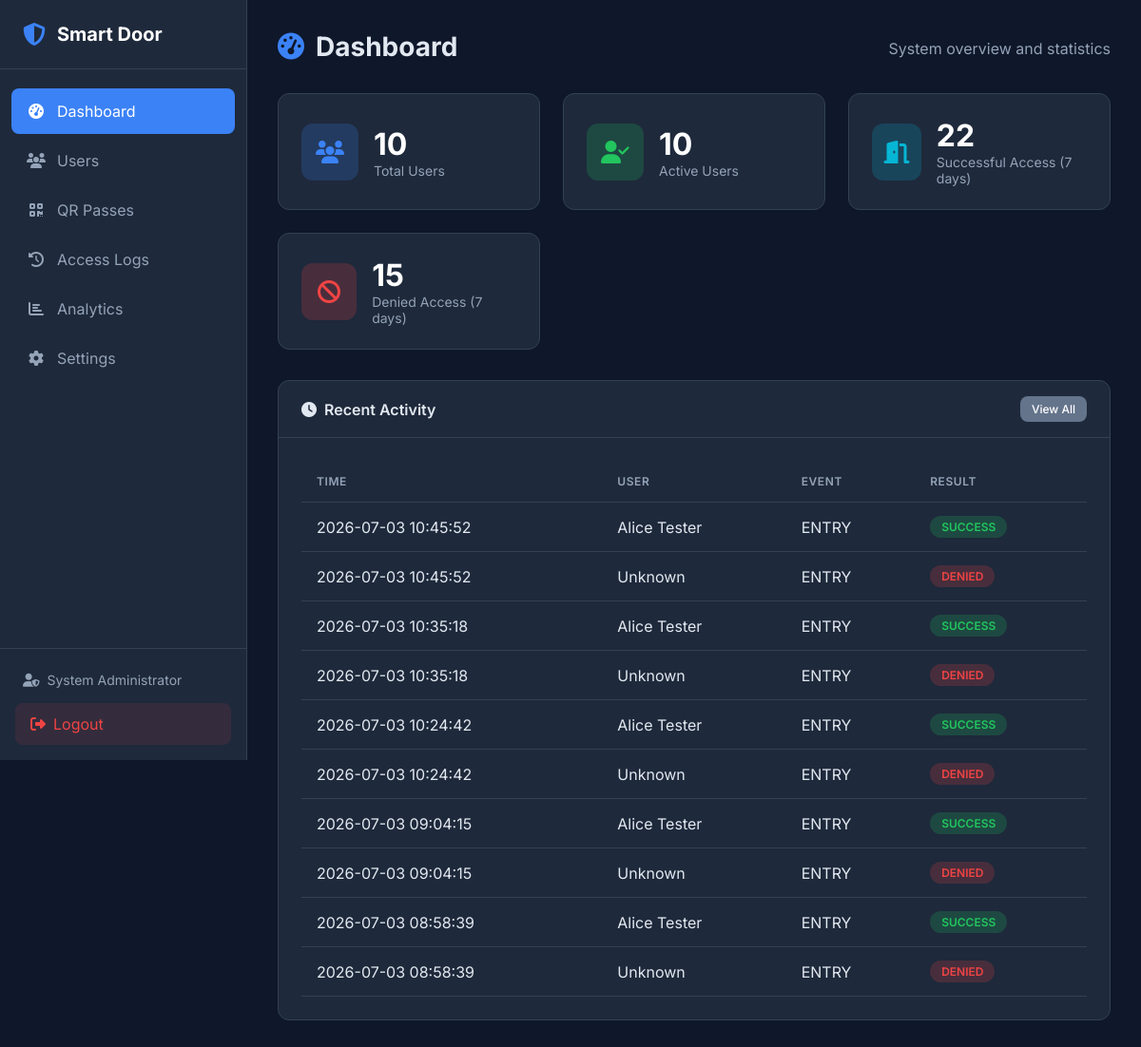
The page /dashboard (signed in) on the database as committed earlier.
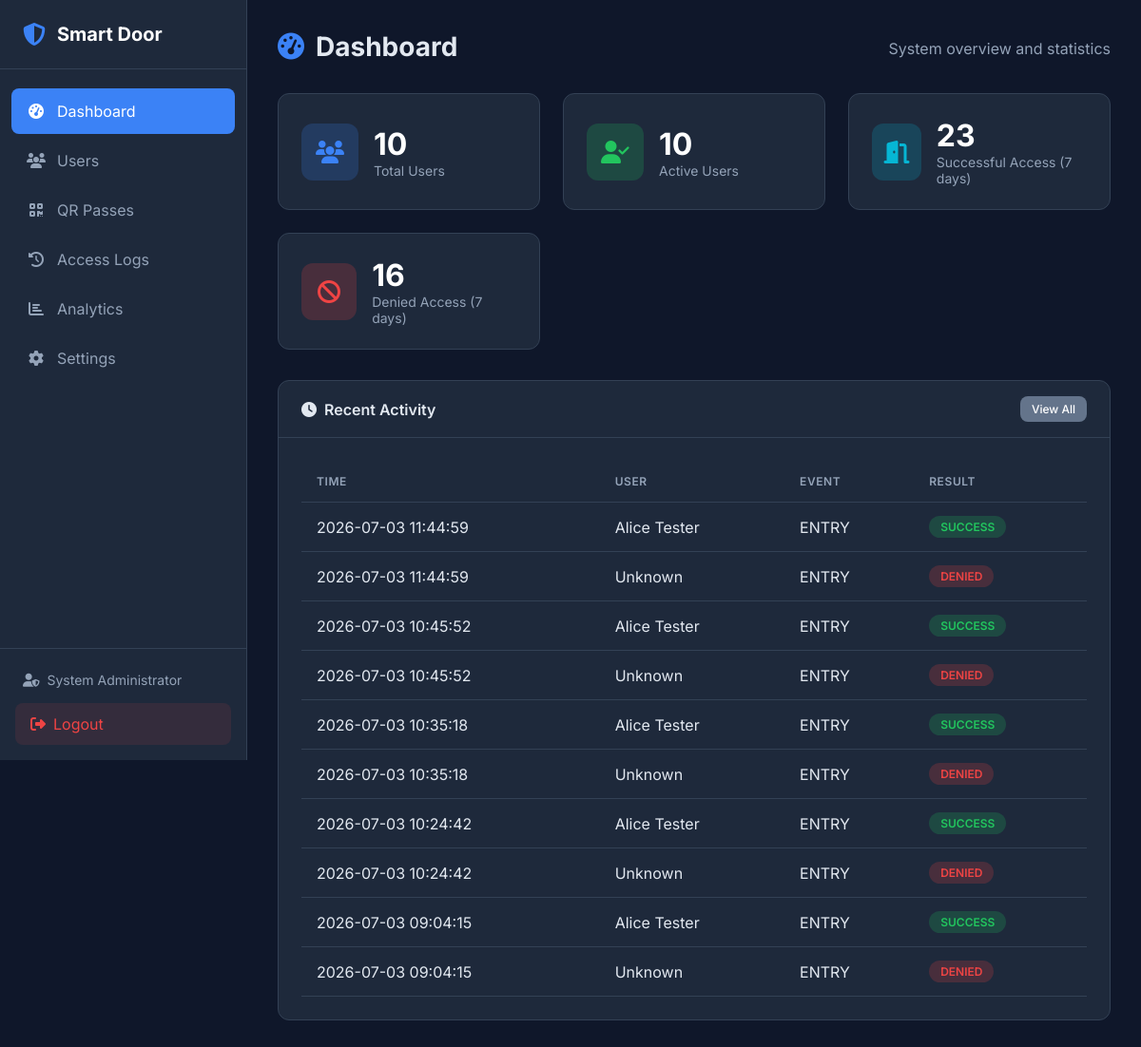
The same page on the database as committed later.
### tables this page shows
CREATE TABLE admin (
    id INTEGER PRIMARY KEY AUTOINCREMENT,
    username VARCHAR(50) UNIQUE NOT NULL,
    password_hash VARCHAR(255) NOT NULL,
    email VARCHAR(100) UNIQUE NOT NULL,
    full_name VARCHAR(100) NOT NULL,
    is_active BOOLEAN DEFAULT 1,
    login_attempts INTEGER DEFAULT 0,
    locked_until DATETIME NULL,
    created_at DATETIME DEFAULT CURRENT_TIMESTAMP,
    updated_at DATETIME DEFAULT CURRENT_TIMESTAMP,
    last_login DATETIME NULL
);

CREATE TABLE access_logs (
    id INTEGER PRIMARY KEY AUTOINCREMENT,
    user_id INTEGER,  -- NULL if unknown person
    employee_id VARCHAR(50),  -- Stored separately for historical reference
    user_name VARCHAR(100),  -- Stored separately for historical reference
    event_type VARCHAR(10) NOT NULL CHECK(event_type IN ('ENTRY', 'EXIT')),
    access_date DATE NOT NULL,
    access_time TIME NOT NULL,
    result VARCHAR(20) NOT NULL CHECK(result IN ('SUCCESS', 'FAILED', 'DENIED')),
    face_match BOOLEAN DEFAULT 0,
    fingerprint_match BOOLEAN DEFAULT 0,
    failure_reason VARCHAR(255),
    confidence_score FLOAT,
    ip_address VARCHAR(45),
    created_at DATETIME DEFAULT CURRENT_TIMESTAMP, qr_token VARCHAR(255) NULL, door VARCHAR(100) DEFAULT 'Main Entrance', camera VARCHAR(100) NULL, reason VARCHAR(255) NULL,
    FOREIGN KEY (user_id) REFERENCES users(id) ON DELETE SET NULL
);

### web/app.py (the view)
@app.route('/dashboard')
@login_required
def dashboard():
    stats = access_log_repo.get_stats(days=7)
    recent_logs = access_log_repo.get_recent_logs(limit=10)
    total_users = len(user_repo.get_all())
    active_users = len(user_repo.get_all(active_only=True))
    return render_template('dashboard.html',
                          stats=stats,
                          recent_logs=recent_logs,
                          total_users=total_users,
                          active_users=active_users)

### database/db_manager.py (called while the page is built, shortened)
    def _get_connection(self) -> sqlite3.Connection:
        return self._local.connection

    def execute(self, query: str, params: tuple = ()) -> sqlite3.Cursor:
        conn = self._get_connection()
        cursor = conn.cursor()
        cursor.execute(query, params)
        return cursor

    def get_by_id(self, admin_id: int) -> Optional[Dict]:
        cursor = self.db.execute(
            "SELECT * FROM admin WHERE id = ?",
            (admin_id,)
        )
        row = cursor.fetchone()
        return dict(row) if row else None

    def get_all(self, active_only: bool = False) -> List[Dict]:
        query = "SELECT * FROM users"
        if active_only:
            query += " WHERE is_active = 1"
        query += " ORDER BY first_name, last_name"
        cursor = self.db.execute(query)
        return [dict(row) for row in cursor.fetchall()]

    def get_recent_logs(self, limit: int = 50) -> List[Dict]:
        cursor = self.db.execute(
            """SELECT * FROM access_logs
               ORDER BY created_at DESC LIMIT ?""",
            (limit,)
        )
        return [dict(row) for row in cursor.fetchall()]

    def get_stats(self, days: int = 7) -> Dict:
        cursor = self.db.execute(
            """SELECT
                COUNT(*) as total,
                SUM(CASE WHEN result = 'SUCCESS' THEN 1 ELSE 0 END) as successful,
                SUM(CASE WHEN result = 'FAILED' THEN 1 ELSE 0 END) as failed,
                SUM(CASE WHEN result = 'DENIED' THEN 1 ELSE 0 END) as denied
               FROM access_logs
               WHERE access_date >= date('now', ?)""",
            (f'-{days} days',)
        )
        row = cursor.fetchone()
        return dict(row) if row else {'total': 0, 'successful': 0, 'failed': 0, 'denied': 0}

### web/app.py (called while the page is built)
def login_required(f):
    @wraps(f)
    def decorated_function(*args, **kwargs):
        if 'admin_id' not in session:
            flash('Please log in to access this page.', 'warning')
            return redirect(url_for('login'))
        admin = admin_repo.get_by_id(session['admin_id'])
        if not admin or not admin.get('is_active', False):
            session.clear()
            flash('Your session has expired.', 'warning')
            return redirect(url_for('login'))
        g.admin = admin
        return f(*args, **kwargs)
    return decorated_function

### web/templates/dashboard.html (shortened to what this page needs)
{% extends "base.html" %}
{% block content %}
<div class="page-header">
    <h1><i class="fas fa-tachometer-alt"></i> Dashboard</h1>
    <p>System overview and statistics</p>
</div>
<div class="stats-grid">
    <div class="stat-card">
        <div class="stat-icon bg-primary">
            <i class="fas fa-users"></i>
        </div>
        <div class="stat-info">
            <h3>{{ total_users }}</h3>
            <p>Total Users</p>
        </div>
    </div>
    <div class="stat-card">
        <div class="stat-icon bg-success">
            <i class="fas fa-user-check"></i>
        </div>
        <div class="stat-info">
            <h3>{{ active_users }}</h3>
            <p>Active Users</p>
        </div>
    </div>
    <div class="stat-card">
        <div class="stat-icon bg-info">
            <i class="fas fa-door-open"></i>
        </div>
        <div class="stat-info">
            <h3>{{ stats.successful or 0 }}</h3>
            <p>Successful Access (7 days)</p>
        </div>
    </div>
    <div class="stat-card">
        <div class="stat-icon bg-danger">
            <i class="fas fa-ban"></i>
        </div>
        <div class="stat-info">
            <h3>{{ stats.denied or 0 }}</h3>
            <p>Denied Access (7 days)</p>
        </div>
    </div>
</div>
<div class="card">
    <div class="card-header">
        <h2><i class="fas fa-clock"></i> Recent Activity</h2>
        <a href="{{ url_for('logs') }}" class="btn btn-sm btn-secondary">View All</a>
    </div>
    <div class="card-body">
        {% if recent_logs %}
        <table class="table">
            <thead>
                <tr>
                    <th>Time</th>
                    <th>User</th>
                    <th>Event</th>
                    <th>Result</th>
                </tr>
            </thead>
            <tbody>
                {% for log in recent_logs %}
                <tr>
                    <td>{{ log.access_date }} {{ log.access_time }}</td>
                    <td>{{ log.user_name or 'Unknown' }}</td>
                    <td>{{ log.event_type }}</td>
                    <td>
                        <span class="badge badge-{{ 'success' if log.result == 'SUCCESS' else 'danger' }}">
                            {{ log.result }}
                        </span>
                    </td>
                </tr>
                {% endfor %}
            </tbody>
        </table>
        {% else %}
        <p class="text-muted">No recent activity</p>
        {% endif %}
    </div>
</div>
{% endblock %}

### web/templates/base.html (shortened to what this page needs)
<!DOCTYPE html>
<html lang="en">
<head>
    <link rel="stylesheet" href="{{ url_for('static', filename='css/style.css') }}">
    <link rel="stylesheet" href="https://cdnjs.cloudflare.com/ajax/libs/font-awesome/6.4.0/css/all.min.css">
</head>
<body>
    {% if session.get('admin_id') %}
    <nav class="sidebar">
        <div class="sidebar-header">
            <i class="fas fa-shield-alt"></i>
            <span>Smart Door</span>
        </div>
        <ul class="nav-menu">
            <li class="nav-item">
                <a href="{{ url_for('dashboard') }}" class="nav-link {% if request.endpoint == 'dashboard' %}active{% endif %}">
                    <i class="fas fa-tachometer-alt"></i>
                    <span>Dashboard</span>
                </a>
            </li>
            <li class="nav-item">
                <a href="{{ url_for('users') }}" class="nav-link {% if request.endpoint and 'user' in request.endpoint %}active{% endif %}">
                    <i class="fas fa-users"></i>
                    <span>Users</span>
                </a>
            </li>
            <li class="nav-item">
                <a href="{{ url_for('qr.dashboard') }}" class="nav-link {% if request.endpoint and 'qr.' in request.endpoint %}active{% endif %}">
                    <i class="fas fa-qrcode"></i>
                    <span>QR Passes</span>
                </a>
            </li>
            <li class="nav-item">
                <a href="{{ url_for('logs') }}" class="nav-link {% if request.endpoint == 'logs' %}active{% endif %}">
                    <i class="fas fa-history"></i>
                    <span>Access Logs</span>
                </a>
            </li>
            <li class="nav-item">
                <a href="{{ url_for('analytics') }}" class="nav-link {% if request.endpoint == 'analytics' %}active{% endif %}">
                    <i class="fas fa-chart-bar"></i>
                    <span>Analytics</span>
                </a>
            </li>
            <li class="nav-item">
                <a href="{{ url_for('settings') }}" class="nav-link {% if request.endpoint == 'settings' %}active{% endif %}">
                    <i class="fas fa-cog"></i>
                    <span>Settings</span>
                </a>
            </li>
        </ul>
        <div class="sidebar-footer">
            <div class="admin-info">
                <i class="fas fa-user-shield"></i>
                <span>{{ session.get('admin_name', 'Admin') }}</span>
            </div>
            <a href="{{ url_for('logout') }}" class="logout-btn">
                <i class="fas fa-sign-out-alt"></i>
                <span>Logout</span>
            </a>
        </div>
    </nav>
    {% endif %}
    <main class="main-content {% if not session.get('admin_id') %}full-width{% endif %}">
        {% block content %}{% endblock %}
    </main>
</body>
</html>

### web/static/css/style.css (style rules this page uses)
:root { --primary: #3b82f6; --primary-dark: #2563eb; --secondary: #64748b; --success: #22c55e; --danger: #ef4444; --warning: #f59e0b; --info: #06b6d4; --dark: #1e293b; --darker: #0f172a; --light: #f1f5f9; --white: #ffffff; --border: #334155; --text: #e2e8f0; --text-muted: #94a3b8; --sidebar-width: 260px; }
* { margin: 0; padding: 0; box-sizing: border-box; }
body { font-family: 'Inter', -apple-system, BlinkMacSystemFont, sans-serif; background-color: var(--darker); color: var(--text); min-height: 100vh; display: flex; }
a { text-decoration: none; color: inherit; }
.sidebar { width: var(--sidebar-width); height: 100vh; background: var(--dark); position: fixed; left: 0; top: 0; display: flex; flex-direction: column; border-right: 1px solid var(--border); }
.sidebar-header { padding: 1.5rem; display: flex; align-items: center; gap: 0.75rem; border-bottom: 1px solid var(--border); }
.sidebar-header i { font-size: 1.5rem; color: var(--primary); }
.sidebar-header span { font-size: 1.25rem; font-weight: 700; color: var(--white); }
.nav-menu { list-style: none; padding: 1rem 0; flex: 1; }
.nav-item { margin: 0.25rem 0.75rem; }
.nav-link { display: flex; align-items: center; gap: 0.75rem; padding: 0.875rem 1rem; border-radius: 0.5rem; transition: all 0.2s; color: var(--text-muted); }
.nav-link.active { background: var(--primary); color: var(--white); }
.nav-link i { width: 1.25rem; text-align: center; }
.sidebar-footer { padding: 1rem; border-top: 1px solid var(--border); }
.admin-info { display: flex; align-items: center; gap: 0.5rem; padding: 0.5rem; font-size: 0.875rem; color: var(--text-muted); margin-bottom: 0.5rem; }
.logout-btn { display: flex; align-items: center; gap: 0.5rem; padding: 0.75rem 1rem; background: rgba(239, 68, 68, 0.1); color: var(--danger); border-radius: 0.5rem; transition: all 0.2s; }
.main-content { flex: 1; margin-left: var(--sidebar-width); padding: 2rem; min-height: 100vh; }
.page-header { display: flex; justify-content: space-between; align-items: center; margin-bottom: 2rem; }
.page-header h1 { font-size: 1.75rem; font-weight: 700; display: flex; align-items: center; gap: 0.75rem; }
.page-header h1 i { color: var(--primary); }
.page-header p { color: var(--text-muted); margin-top: 0.25rem; }
.card { background: var(--dark); border-radius: 0.75rem; border: 1px solid var(--border); margin-bottom: 1.5rem; }
.card-header { padding: 1rem 1.5rem; border-bottom: 1px solid var(--border); display: flex; justify-content: space-between; align-items: center; }
.card-header h2 { font-size: 1rem; font-weight: 600; display: flex; align-items: center; gap: 0.5rem; }
.card-body { padding: 1.5rem; }
.stats-grid { display: grid; grid-template-columns: repeat(auto-fit, minmax(240px, 1fr)); gap: 1.5rem; margin-bottom: 2rem; }
.stat-card { background: var(--dark); border-radius: 0.75rem; border: 1px solid var(--border); padding: 1.5rem; display: flex; align-items: center; gap: 1rem; }
.stat-icon { width: 60px; height: 60px; border-radius: 0.75rem; display: flex; align-items: center; justify-content: center; font-size: 1.5rem; }
.stat-icon.bg-primary { background: rgba(59, 130, 246, 0.2); color: var(--primary); }
.stat-icon.bg-success { background: rgba(34, 197, 94, 0.2); color: var(--success); }
.stat-icon.bg-danger { background: rgba(239, 68, 68, 0.2); color: var(--danger); }
.stat-icon.bg-info { background: rgba(6, 182, 212, 0.2); color: var(--info); }
.stat-info h3 { font-size: 2rem; font-weight: 700; color: var(--white); }
.stat-info p { color: var(--text-muted); font-size: 0.875rem; }
.table { width: 100%; border-collapse: collapse; }
.table th, .table td { padding: 0.875rem 1rem; text-align: left; border-bottom: 1px solid var(--border); }
.table th { font-weight: 600; color: var(--text-muted); font-size: 0.75rem; text-transform: uppercase; letter-spacing: 0.05em; }
.badge { display: inline-block; padding: 0.25rem 0.75rem; border-radius: 9999px; font-size: 0.75rem; font-weight: 600; text-transform: uppercase; }
.badge-success { background: rgba(34, 197, 94, 0.2); color: var(--success); }
.badge-danger { background: rgba(239, 68, 68, 0.2); color: var(--danger); }
.btn { display: inline-flex; align-items: center; gap: 0.5rem; padding: 0.625rem 1.25rem; border-radius: 0.5rem; font-weight: 500; font-size: 0.875rem; border: none; cursor: pointer; transition: all 0.2s; }
.btn-sm { padding: 0.375rem 0.75rem; font-size: 0.75rem; }
.btn-secondary { background: var(--secondary); color: var(--white); }

Rows that differ between the two databases and show on the page:
no longer on this page (row unchanged): access_logs: access_date "2026-07-03", access_time "08:58:39", user_name "Alice Tester", event_type "ENTRY", result "SUCCESS"
no longer on this page (row unchanged): access_logs: access_date "2026-07-03", access_time "08:58:39", user_name "Unknown", event_type "ENTRY", result "DENIED"
added access_logs: access_date "2026-07-03", access_time "11:44:59", user_name "Alice Tester", event_type "ENTRY", result "SUCCESS"
added access_logs: access_date "2026-07-03", access_time "11:44:59", user_name "Unknown", event_type "ENTRY", result "DENIED"
Other text that changed with them:
{{ stats.successful or 0 }}: "22" → "23"
{{ stats.denied or 0 }}: "15" → "16"
